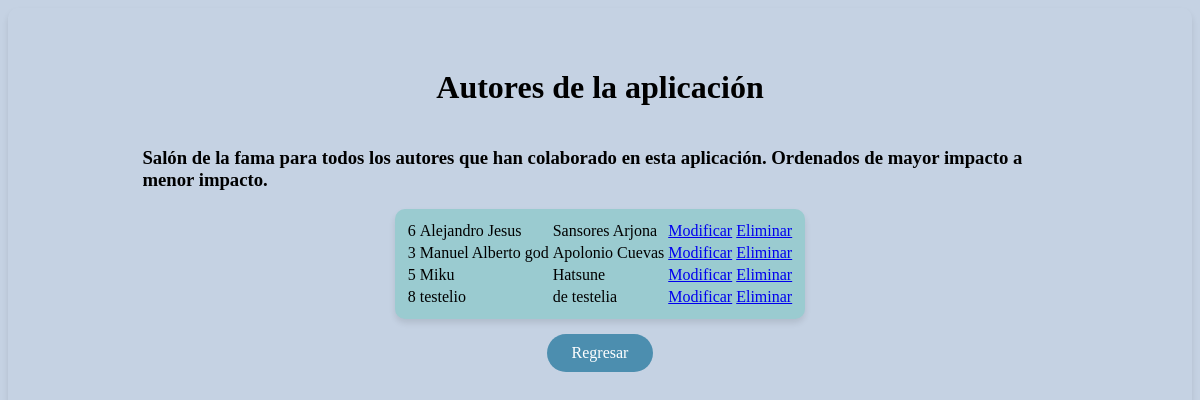
The app's page /web/autores/, older data.
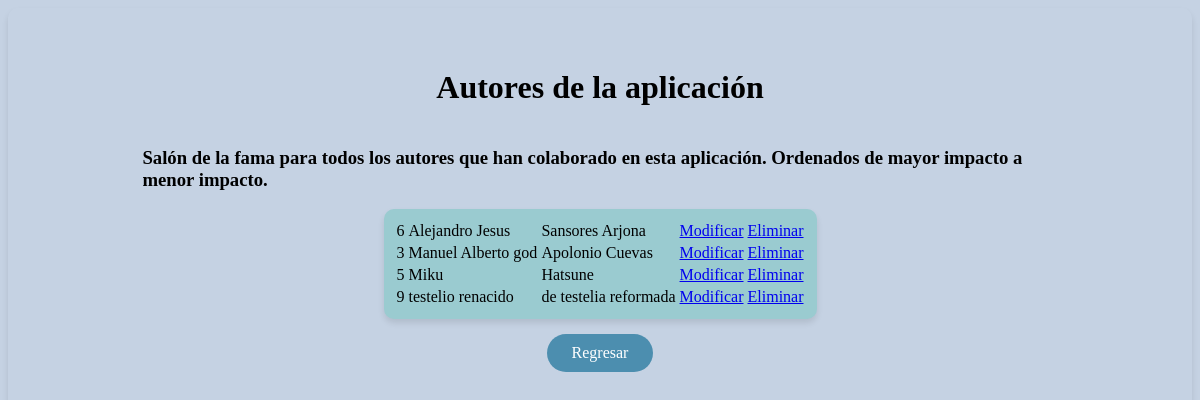
The same page, newer data.
### opgg/models.py (models this page shows, shortened)
class Autores(models.Model):
    nombre = models.CharField(max_length=50)
    apellido = models.CharField(max_length=50)
    visualizacion = models.BooleanField(default=False)

### opgg/views.py (the view)
# urls.py: path('autores/',views.ListaTodoAutores.as_view(),name='lista_autores'),
class ListaTodoAutores(ListView):
    template_name = 'todosautores.html'
    model = Autores
    def get_queryset(self):
        return Autores.objects.all().order_by('nombre')

### opgg/templates/todosautores.html (shortened to what this page needs)
<!DOCTYPE html>
{% load static %}
<html lang="en">
<head>
    <link rel="stylesheet" href="{% static 'opgg/styles.css' %}">
</head>
<body style="display: flex; flex-direction: column; align-items: center; justify-content: center;">
    <div
        style="display: flex; flex-direction: column; align-items: center; justify-content: center; width: 80%;padding: 20px;">
        <h1>Autores de la
            aplicación</h1>
        <h3>Salón de la fama
            para todos los autores que han colaborado en esta aplicación. Ordenados de mayor impacto a menor impacto.
        </h3>
        <table class="card">
            {% for obj in object_list %}
            <tr>
                <td>{{obj.id}}</td>
                <td>{{obj.nombre}}</td>
                <td>{{obj.apellido}}</td>
                <td><a href="/modificar/{{obj.id}}/">Modificar</a></td>
                <td><a href="/eliminar/{{obj.id}}/">Eliminar</a></td>
            </tr>
            {% endfor%}
        </table>
        <a href="/lista" class="botonsito">Regresar</a>
    </div>
</body>
</html>

### opgg/static/opgg/styles.css (style rules this page uses)
body { background-color: #c5d2e3; border-radius: 10px; box-shadow: 0 4px 6px rgba(0, 0, 0, 0.1); padding: 20px; }
.card { background-color: #9acbd0; border-radius: 10px; box-shadow: 0 4px 6px rgba(0, 0, 0, 0.1); padding: 10px; width: fit-content; }
.botonsito { background-color: #4c8eaf; border: none; color: white; padding: 10px 25px; border-radius: 20px; text-align: center; text-decoration: none; display: inline-block; font-size: 16px; margin: 15px 2px; cursor: pointer; }

Row changes from the older to the newer data that the page shows:
removed Autores: id "8", nombre "testelio", apellido "de testelia"
added Autores: id "9", nombre "testelio renacido", apellido "de testelia reformada"
